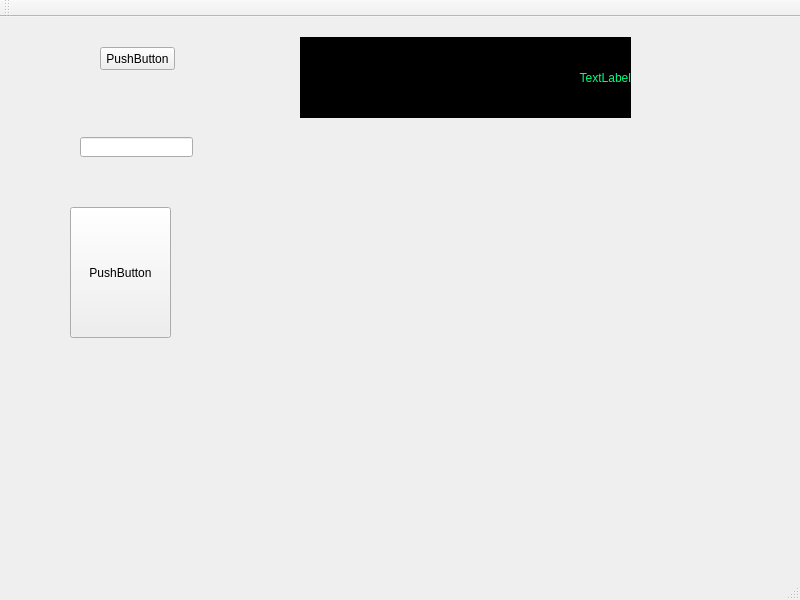
<?xml version="1.0" encoding="UTF-8"?>
<ui version="4.0">
 <class>MainWindow</class>
 <widget class="QMainWindow" name="MainWindow">
  <property name="geometry">
   <rect>
    <x>0</x>
    <y>0</y>
    <width>800</width>
    <height>600</height>
   </rect>
  </property>
  <property name="windowTitle">
   <string>MainWindow</string>
  </property>
  <widget class="QWidget" name="centralWidget">
   <widget class="QPushButton" name="pushButton">
    <property name="geometry">
     <rect>
      <x>100</x>
      <y>30</y>
      <width>75</width>
      <height>23</height>
     </rect>
    </property>
    <property name="text">
     <string>PushButton</string>
    </property>
   </widget>
   <widget class="QLineEdit" name="lineEdit">
    <property name="geometry">
     <rect>
      <x>80</x>
      <y>120</y>
      <width>113</width>
      <height>20</height>
     </rect>
    </property>
   </widget>
   <widget class="QLabel" name="label">
    <property name="geometry">
     <rect>
      <x>300</x>
      <y>20</y>
      <width>331</width>
      <height>81</height>
     </rect>
    </property>
    <property name="styleSheet">
     <string notr="true">font: 48pt &quot;Adobe Arabic&quot;;
background-color: rgb(0, 0, 0);
color: rgb(0, 255, 127);</string>
    </property>
    <property name="text">
     <string>TextLabel</string>
    </property>
    <property name="alignment">
     <set>Qt::AlignRight|Qt::AlignTrailing|Qt::AlignVCenter</set>
    </property>
   </widget>
   <widget class="QPushButton" name="pushButton_2">
    <property name="geometry">
     <rect>
      <x>70</x>
      <y>190</y>
      <width>101</width>
      <height>131</height>
     </rect>
    </property>
    <property name="text">
     <string>PushButton</string>
    </property>
   </widget>
  </widget>
  <widget class="QMenuBar" name="menuBar">
   <property name="geometry">
    <rect>
     <x>0</x>
     <y>0</y>
     <width>800</width>
     <height>23</height>
    </rect>
   </property>
  </widget>
  <widget class="QToolBar" name="mainToolBar">
   <attribute name="toolBarArea">
    <enum>TopToolBarArea</enum>
   </attribute>
   <attribute name="toolBarBreak">
    <bool>false</bool>
   </attribute>
  </widget>
  <widget class="QStatusBar" name="statusBar"/>
 </widget>
 <layoutdefault spacing="6" margin="11"/>
 <resources/>
 <connections/>
</ui>
